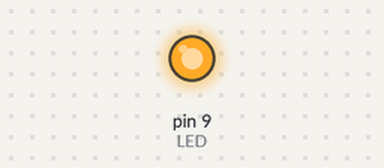
A sketch run on a simulated Arduino Uno, built with avr-gcc and run on an emulated ATmega328P. Shown: output pins drawn as LEDs (lit = HIGH).

Above: at 0.75 s.
At 8.5 s:
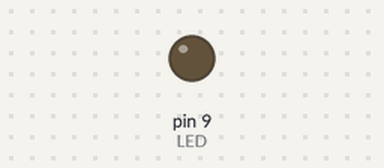
Timing chart, 0 to 11.7 s (numbered marks = the images above):
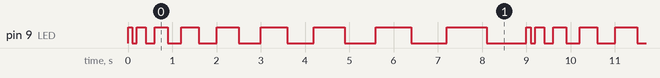

The sketch:

led_blink.ino
```cpp
const int LED = 9;

// Initial setup code
void setup() {
  pinMode(LED, OUTPUT);
  digitalWrite(LED, HIGH);
}

// Main loop
void loop() {
  for (int i = 100; i < 1000; i = i + 100) {
     digitalWrite(LED, HIGH);
     delay(i);
     digitalWrite(LED, LOW);
     delay(i);
  }
}
```

Measured:
- by itself, pin 9 (LED): repeats every 9.0 s: HIGH 0.20 s, LOW 0.20 s, HIGH 0.30 s, LOW 0.30 s, HIGH 0.40 s, LOW 0.40 s, HIGH 0.50 s, LOW 0.50 s, HIGH 0.60 s, LOW 0.60 s, HIGH 0.70 s, LOW 0.70 s, HIGH 0.80 s, LOW 0.80 s, HIGH 0.90 s, LOW 0.90 s, HIGH 0.10 s, LOW 0.10 s
- by itself, everything shown: repeats every 9.0 s, in 18 steps
